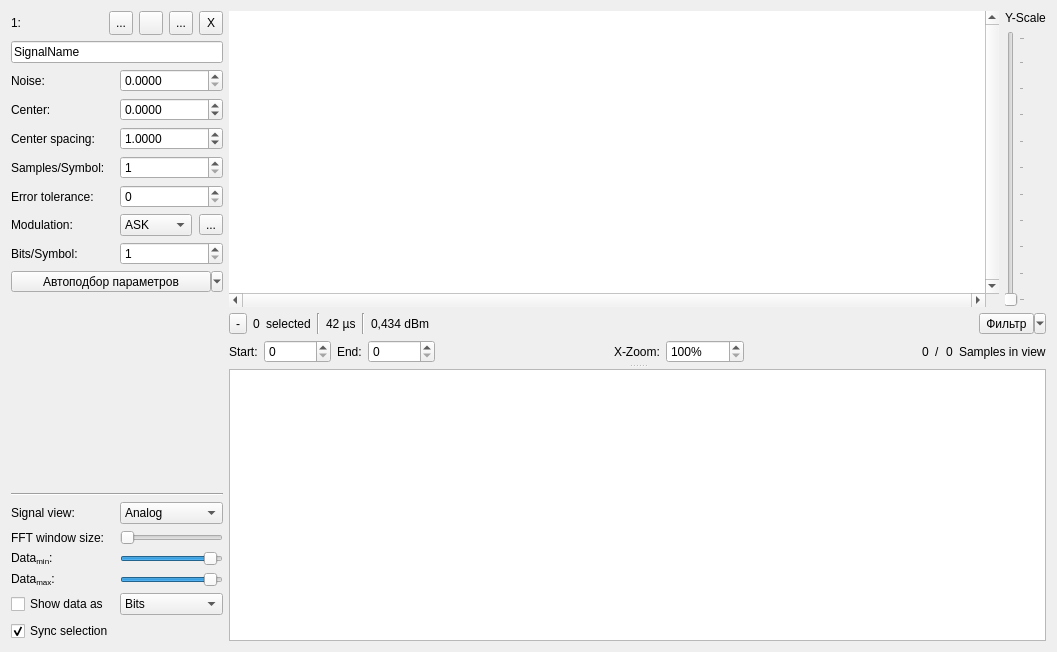
<?xml version="1.0" encoding="UTF-8"?>
<ui version="4.0">
 <class>SignalFrame</class>
 <widget class="QFrame" name="SignalFrame">
  <property name="geometry">
   <rect>
    <x>0</x>
    <y>0</y>
    <width>1057</width>
    <height>652</height>
   </rect>
  </property>
  <property name="sizePolicy">
   <sizepolicy hsizetype="Preferred" vsizetype="Maximum">
    <horstretch>0</horstretch>
    <verstretch>0</verstretch>
   </sizepolicy>
  </property>
  <property name="minimumSize">
   <size>
    <width>0</width>
    <height>0</height>
   </size>
  </property>
  <property name="maximumSize">
   <size>
    <width>16777215</width>
    <height>16777215</height>
   </size>
  </property>
  <property name="sizeIncrement">
   <size>
    <width>0</width>
    <height>0</height>
   </size>
  </property>
  <property name="baseSize">
   <size>
    <width>0</width>
    <height>0</height>
   </size>
  </property>
  <property name="mouseTracking">
   <bool>false</bool>
  </property>
  <property name="acceptDrops">
   <bool>true</bool>
  </property>
  <property name="windowTitle">
   <string>Frame</string>
  </property>
  <property name="autoFillBackground">
   <bool>false</bool>
  </property>
  <property name="styleSheet">
   <string notr="true"/>
  </property>
  <property name="frameShape">
   <enum>QFrame::NoFrame</enum>
  </property>
  <property name="frameShadow">
   <enum>QFrame::Raised</enum>
  </property>
  <property name="lineWidth">
   <number>1</number>
  </property>
  <layout class="QHBoxLayout" name="horizontalLayout">
   <item>
    <layout class="QGridLayout" name="gridLayout_2">
     <property name="sizeConstraint">
      <enum>QLayout::SetMinimumSize</enum>
     </property>
     <item row="17" column="0">
      <widget class="QLabel" name="lSignalViewText">
       <property name="sizePolicy">
        <sizepolicy hsizetype="Minimum" vsizetype="Preferred">
         <horstretch>0</horstretch>
         <verstretch>0</verstretch>
        </sizepolicy>
       </property>
       <property name="font">
        <font>
         <underline>false</underline>
        </font>
       </property>
       <property name="text">
        <string>Signal view:</string>
       </property>
      </widget>
     </item>
     <item row="11" column="1">
      <widget class="QSpinBox" name="spinBoxBitsPerSymbol">
       <property name="toolTip">
        <string>&lt;html&gt;&lt;head/&gt;&lt;body&gt;&lt;p&gt;&lt;span style=&quot; font-weight:600;&quot;&gt;Higher order&lt;/span&gt; modulations can carry &lt;span style=&quot; font-weight:600;&quot;&gt;multiple&lt;/span&gt; bits with &lt;span style=&quot; font-weight:600;&quot;&gt;each&lt;/span&gt; symbol. Configure &lt;span style=&quot; font-weight:600;&quot;&gt;how many&lt;/span&gt; bits are represented by a symbol. (Default = Binary modulation with one bit per symbol)&lt;/p&gt;&lt;/body&gt;&lt;/html&gt;</string>
       </property>
       <property name="minimum">
        <number>1</number>
       </property>
       <property name="maximum">
        <number>10</number>
       </property>
      </widget>
     </item>
     <item row="0" column="0" colspan="2">
      <layout class="QGridLayout" name="gridLayout">
       <item row="0" column="3">
        <widget class="QToolButton" name="btnSaveSignal">
         <property name="minimumSize">
          <size>
           <width>24</width>
           <height>24</height>
          </size>
         </property>
         <property name="maximumSize">
          <size>
           <width>24</width>
           <height>24</height>
          </size>
         </property>
         <property name="text">
          <string>...</string>
         </property>
         <property name="icon">
          <iconset theme="document-save">
           <normaloff>.</normaloff>.</iconset>
         </property>
        </widget>
       </item>
       <item row="0" column="2">
        <spacer name="horizontalSpacer_4">
         <property name="orientation">
          <enum>Qt::Horizontal</enum>
         </property>
         <property name="sizeHint" stdset="0">
          <size>
           <width>10</width>
           <height>20</height>
          </size>
         </property>
        </spacer>
       </item>
       <item row="0" column="9">
        <widget class="QToolButton" name="btnCloseSignal">
         <property name="sizePolicy">
          <sizepolicy hsizetype="Fixed" vsizetype="Fixed">
           <horstretch>0</horstretch>
           <verstretch>0</verstretch>
          </sizepolicy>
         </property>
         <property name="minimumSize">
          <size>
           <width>24</width>
           <height>24</height>
          </size>
         </property>
         <property name="maximumSize">
          <size>
           <width>24</width>
           <height>24</height>
          </size>
         </property>
         <property name="styleSheet">
          <string notr="true"/>
         </property>
         <property name="text">
          <string>X</string>
         </property>
         <property name="icon">
          <iconset theme="window-close">
           <normaloff>.</normaloff>.</iconset>
         </property>
        </widget>
       </item>
       <item row="0" column="1">
        <widget class="QLabel" name="lSignalTyp">
         <property name="sizePolicy">
          <sizepolicy hsizetype="Fixed" vsizetype="Preferred">
           <horstretch>0</horstretch>
           <verstretch>0</verstretch>
          </sizepolicy>
         </property>
         <property name="text">
          <string>&lt;Signaltyp&gt;</string>
         </property>
        </widget>
       </item>
       <item row="0" column="0">
        <widget class="QLabel" name="lSignalNr">
         <property name="sizePolicy">
          <sizepolicy hsizetype="Maximum" vsizetype="Fixed">
           <horstretch>0</horstretch>
           <verstretch>0</verstretch>
          </sizepolicy>
         </property>
         <property name="text">
          <string>1:</string>
         </property>
         <property name="wordWrap">
          <bool>false</bool>
         </property>
         <property name="margin">
          <number>0</number>
         </property>
         <property name="indent">
          <number>-1</number>
         </property>
        </widget>
       </item>
       <item row="0" column="6">
        <widget class="QToolButton" name="btnInfo">
         <property name="minimumSize">
          <size>
           <width>24</width>
           <height>24</height>
          </size>
         </property>
         <property name="maximumSize">
          <size>
           <width>24</width>
           <height>24</height>
          </size>
         </property>
         <property name="text">
          <string>...</string>
         </property>
         <property name="icon">
          <iconset theme="dialog-information">
           <normaloff>.</normaloff>.</iconset>
         </property>
        </widget>
       </item>
       <item row="0" column="5">
         <widget class="QToolButton" name="btnReplay">
         <property name="minimumSize">
          <size>
           <width>24</width>
           <height>24</height>
          </size>
         </property>
         <property name="maximumSize">
          <size>
           <width>24</width>
           <height>24</height>
          </size>
         </property>
         <property name="toolTip">
          <string>Повторить сигнал</string>
         </property>
         <property name="text">
          <string/>
         </property>
         <property name="icon">
          <iconset theme="media-playback-start">
           <normaloff>.</normaloff>.</iconset>
         </property>
        </widget>
       </item>
      </layout>
     </item>
     <item row="23" column="1">
      <widget class="QComboBox" name="cbProtoView">
       <item>
        <property name="text">
         <string>Bits</string>
        </property>
       </item>
       <item>
        <property name="text">
         <string>Hex</string>
        </property>
       </item>
       <item>
        <property name="text">
         <string>ASCII</string>
        </property>
       </item>
      </widget>
     </item>
     <item row="4" column="0">
      <widget class="QLabel" name="lCenterSpacing">
       <property name="toolTip">
        <string>&lt;html&gt;&lt;head/&gt;&lt;body&gt;&lt;p&gt;For &lt;span style=&quot; font-weight:600;&quot;&gt;higher order&lt;/span&gt; modulations (&amp;gt; 1 Bits/Symbol), there are &lt;span style=&quot; font-weight:600;&quot;&gt;multiple&lt;/span&gt; centers. We assume that the &lt;span style=&quot; font-weight:600;&quot;&gt;spacing&lt;/span&gt; between all possible symbols is &lt;span style=&quot; font-weight:600;&quot;&gt;constant&lt;/span&gt;. Therefore you configure the spacing between centers.&lt;/p&gt;&lt;/body&gt;&lt;/html&gt;</string>
       </property>
       <property name="text">
        <string>Center spacing:</string>
       </property>
      </widget>
     </item>
     <item row="8" column="1">
      <widget class="QSpinBox" name="spinBoxTolerance">
       <property name="minimumSize">
        <size>
         <width>100</width>
         <height>0</height>
        </size>
       </property>
       <property name="maximumSize">
        <size>
         <width>16777215</width>
         <height>16777215</height>
        </size>
       </property>
       <property name="toolTip">
        <string>&lt;html&gt;&lt;head/&gt;&lt;body&gt;&lt;p&gt;This is the error tolerance for determining the &lt;span style=&quot; font-weight:600;&quot;&gt;pulse lengths&lt;/span&gt; in the demodulated signal.&lt;/p&gt;&lt;p&gt;&lt;span style=&quot; font-weight:400; font-style:italic;&quot;&gt;Example:&lt;/span&gt; Say, we are reading a ones pulse and the tolerance value was set to 5. Then 5 errors (which must follow sequentially) are accepted.&lt;/p&gt;&lt;p&gt;Tune this value if you have &lt;span style=&quot; font-weight:600;&quot;&gt;spiky data&lt;/span&gt; after demodulation.&lt;/p&gt;&lt;/body&gt;&lt;/html&gt;</string>
       </property>
       <property name="maximum">
        <number>9999</number>
       </property>
      </widget>
     </item>
     <item row="5" column="0">
      <widget class="QLabel" name="lSamplesPerSymbol">
       <property name="sizePolicy">
        <sizepolicy hsizetype="Minimum" vsizetype="Preferred">
         <horstretch>0</horstretch>
         <verstretch>0</verstretch>
        </sizepolicy>
       </property>
       <property name="toolTip">
        <string>&lt;html&gt;&lt;head/&gt;&lt;body&gt;&lt;p&gt;This is the length of one symbol &lt;span style=&quot; font-weight:600;&quot;&gt;in samples&lt;/span&gt;. For &lt;span style=&quot; font-weight:600;&quot;&gt;binary modulations &lt;/span&gt;(default) this is the &lt;span style=&quot; font-weight:600;&quot;&gt;bit length&lt;/span&gt;.&lt;/p&gt;&lt;/body&gt;&lt;/html&gt;</string>
       </property>
       <property name="text">
        <string>Samples/Symbol:</string>
       </property>
       <property name="textInteractionFlags">
        <set>Qt::LinksAccessibleByMouse</set>
       </property>
      </widget>
     </item>
     <item row="8" column="0">
      <widget class="QLabel" name="lErrorTolerance">
       <property name="sizePolicy">
        <sizepolicy hsizetype="Minimum" vsizetype="Preferred">
         <horstretch>0</horstretch>
         <verstretch>0</verstretch>
        </sizepolicy>
       </property>
       <property name="minimumSize">
        <size>
         <width>0</width>
         <height>0</height>
        </size>
       </property>
       <property name="maximumSize">
        <size>
         <width>16777215</width>
         <height>16777215</height>
        </size>
       </property>
       <property name="toolTip">
        <string>&lt;html&gt;&lt;head/&gt;&lt;body&gt;&lt;p&gt;This is the error tolerance for determining the &lt;span style=&quot; font-weight:600;&quot;&gt;pulse lengths&lt;/span&gt; in the demodulated signal.&lt;/p&gt;&lt;p&gt;&lt;span style=&quot; font-weight:400; font-style:italic;&quot;&gt;Example:&lt;/span&gt; Say, we are reading a ones pulse and the tolerance value was set to 5. Then 5 errors (which must follow sequentially) are accepted.&lt;/p&gt;&lt;p&gt;Tune this value if you have &lt;span style=&quot; font-weight:600;&quot;&gt;spiky data&lt;/span&gt; after demodulation.&lt;/p&gt;&lt;/body&gt;&lt;/html&gt;</string>
       </property>
       <property name="text">
        <string>Error tolerance:</string>
       </property>
      </widget>
     </item>
     <item row="3" column="0">
      <widget class="QLabel" name="lCenterOffset">
       <property name="sizePolicy">
        <sizepolicy hsizetype="Minimum" vsizetype="Preferred">
         <horstretch>0</horstretch>
         <verstretch>0</verstretch>
        </sizepolicy>
       </property>
       <property name="minimumSize">
        <size>
         <width>0</width>
         <height>0</height>
        </size>
       </property>
       <property name="maximumSize">
        <size>
         <width>16777215</width>
         <height>16777215</height>
        </size>
       </property>
       <property name="toolTip">
        <string>&lt;html&gt;&lt;head/&gt;&lt;body&gt;&lt;p&gt;This is the threshold used for determining if a &lt;span style=&quot; font-weight:600;&quot;&gt;bit is one or zero&lt;/span&gt;. You can set it here or grab the middle of the area in &lt;span style=&quot; font-style:italic;&quot;&gt;Quadrature Demod View.&lt;/span&gt;&lt;/p&gt;&lt;/body&gt;&lt;/html&gt;</string>
       </property>
       <property name="whatsThis">
        <string/>
       </property>
       <property name="text">
        <string>Center:</string>
       </property>
      </widget>
     </item>
     <item row="10" column="0">
      <widget class="QLabel" name="labelModulation">
       <property name="toolTip">
        <string>&lt;html&gt;&lt;head/&gt;&lt;body&gt;&lt;p&gt;Choose signals modulation:&lt;/p&gt;&lt;ul&gt;&lt;li&gt;Amplitude Shift Keying (ASK)&lt;/li&gt;&lt;li&gt;Frequency Shift Keying (FSK)&lt;/li&gt;&lt;li&gt;Phase Shift Keying (PSK)&lt;/li&gt;&lt;/ul&gt;&lt;/body&gt;&lt;/html&gt;</string>
       </property>
       <property name="text">
        <string>Modulation:</string>
       </property>
      </widget>
     </item>
     <item row="17" column="1">
      <widget class="QComboBox" name="cbSignalView">
       <property name="sizePolicy">
        <sizepolicy hsizetype="Minimum" vsizetype="Fixed">
         <horstretch>0</horstretch>
         <verstretch>0</verstretch>
        </sizepolicy>
       </property>
       <property name="toolTip">
        <string>&lt;html&gt;&lt;head/&gt;&lt;body&gt;&lt;p&gt;Choose the view of your signal. Analog, Demodulated, Spectrogram or I/Q view.&lt;/p&gt;&lt;p&gt;The quadrature demodulation uses a &lt;span style=&quot; font-weight:600;&quot;&gt;threshold of magnitudes,&lt;/span&gt; to &lt;span style=&quot; font-weight:600;&quot;&gt;suppress noise&lt;/span&gt;. All samples with a magnitude lower than this threshold will be eliminated after demodulation.&lt;/p&gt;&lt;p&gt;Tune this value by selecting a &lt;span style=&quot; font-style:italic;&quot;&gt;noisy area&lt;/span&gt; and mark it as noise using &lt;span style=&quot; font-weight:600;&quot;&gt;context menu&lt;/span&gt;.&lt;/p&gt;&lt;p&gt;&lt;span style=&quot; font-weight:600;&quot;&gt;Signal colors&lt;/span&gt;:&lt;br/&gt;I =&amp;gt; &lt;span style=&quot; font-weight:600; color:#38bdf8;&quot;&gt;cyan&lt;/span&gt;&lt;br/&gt;Q =&amp;gt; &lt;span style=&quot; font-weight:600; color:#f59e0b;&quot;&gt;amber&lt;/span&gt;&lt;/p&gt;&lt;/body&gt;&lt;/html&gt;</string>
       </property>
       <item>
        <property name="text">
         <string>Analog</string>
        </property>
       </item>
       <item>
        <property name="text">
         <string>Demodulated</string>
        </property>
       </item>
       <item>
        <property name="text">
         <string>Spectrogram</string>
        </property>
       </item>
       <item>
        <property name="text">
         <string>I/Q view</string>
        </property>
       </item>
      </widget>
     </item>
     <item row="2" column="1">
      <widget class="QDoubleSpinBox" name="spinBoxNoiseTreshold">
       <property name="toolTip">
        <string>&lt;html&gt;&lt;head/&gt;&lt;body&gt;&lt;p&gt;Set the &lt;span style=&quot; font-weight:600;&quot;&gt;noise magnitude&lt;/span&gt; of your signal. You can tune this value to mute noise in your signal and reveal the true data.&lt;/p&gt;&lt;/body&gt;&lt;/html&gt;</string>
       </property>
       <property name="suffix">
        <string/>
       </property>
       <property name="decimals">
        <number>4</number>
       </property>
       <property name="maximum">
        <double>1.000000000000000</double>
       </property>
       <property name="singleStep">
        <double>0.000100000000000</double>
       </property>
      </widget>
     </item>
     <item row="4" column="1">
      <widget class="QDoubleSpinBox" name="spinBoxCenterSpacing">
       <property name="toolTip">
        <string>&lt;html&gt;&lt;head/&gt;&lt;body&gt;&lt;p&gt;For &lt;span style=&quot; font-weight:600;&quot;&gt;higher order&lt;/span&gt; modulations (&amp;gt; 1 Bits/Symbol), there are &lt;span style=&quot; font-weight:600;&quot;&gt;multiple&lt;/span&gt; centers. We assume that the &lt;span style=&quot; font-weight:600;&quot;&gt;spacing&lt;/span&gt; between all possible symbols is &lt;span style=&quot; font-weight:600;&quot;&gt;constant&lt;/span&gt;. Therefore you configure the spacing between centers.&lt;/p&gt;&lt;/body&gt;&lt;/html&gt;</string>
       </property>
       <property name="decimals">
        <number>4</number>
       </property>
       <property name="minimum">
        <double>0.000100000000000</double>
       </property>
       <property name="maximum">
        <double>5.000000000000000</double>
       </property>
       <property name="singleStep">
        <double>0.000100000000000</double>
       </property>
       <property name="value">
        <double>1.000000000000000</double>
       </property>
      </widget>
     </item>
     <item row="1" column="0" colspan="2">
      <widget class="QLineEdit" name="lineEditSignalName">
       <property name="sizePolicy">
        <sizepolicy hsizetype="Preferred" vsizetype="Fixed">
         <horstretch>0</horstretch>
         <verstretch>0</verstretch>
        </sizepolicy>
       </property>
       <property name="minimumSize">
        <size>
         <width>160</width>
         <height>0</height>
        </size>
       </property>
       <property name="maximumSize">
        <size>
         <width>16777215</width>
         <height>16777215</height>
        </size>
       </property>
       <property name="acceptDrops">
        <bool>false</bool>
       </property>
       <property name="text">
        <string>SignalName</string>
       </property>
      </widget>
     </item>
     <item row="10" column="1">
      <layout class="QHBoxLayout" name="horizontalLayout_5">
       <property name="spacing">
        <number>7</number>
       </property>
       <item>
        <widget class="QComboBox" name="cbModulationType">
         <property name="toolTip">
          <string>&lt;html&gt;&lt;head/&gt;&lt;body&gt;&lt;p&gt;Choose signals modulation:&lt;/p&gt;&lt;ul&gt;&lt;li&gt;Amplitude Shift Keying (ASK)&lt;/li&gt;&lt;li&gt;Frequency Shift Keying (FSK)&lt;/li&gt;&lt;li&gt;Phase Shift Keying (PSK)&lt;/li&gt;&lt;/ul&gt;&lt;/body&gt;&lt;/html&gt;</string>
         </property>
         <item>
          <property name="text">
           <string>ASK</string>
          </property>
         </item>
         <item>
          <property name="text">
           <string extracomment="effgfdg">FSK</string>
          </property>
         </item>
         <item>
          <property name="text">
           <string>PSK</string>
          </property>
         </item>
        </widget>
       </item>
       <item>
        <widget class="QToolButton" name="btnAdvancedModulationSettings">
         <property name="text">
          <string>...</string>
         </property>
         <property name="icon">
          <iconset theme="configure">
           <normaloff>.</normaloff>.</iconset>
         </property>
         <property name="iconSize">
          <size>
           <width>16</width>
           <height>16</height>
          </size>
         </property>
        </widget>
       </item>
      </layout>
     </item>
     <item row="24" column="0">
      <widget class="QCheckBox" name="chkBoxSyncSelection">
       <property name="toolTip">
        <string>If this is set to true, your selected protocol bits will show up in the signal view, and vice versa.</string>
       </property>
       <property name="text">
        <string>Sync selection</string>
       </property>
       <property name="checked">
        <bool>true</bool>
       </property>
      </widget>
     </item>
     <item row="21" column="0">
      <widget class="QLabel" name="labelSpectrogramMin">
       <property name="text">
        <string>Data&lt;sub&gt;min&lt;/sub&gt;:</string>
       </property>
      </widget>
     </item>
     <item row="22" column="0">
      <widget class="QLabel" name="labelSpectrogramMax">
       <property name="text">
        <string>Data&lt;sub&gt;max&lt;/sub&gt;:</string>
       </property>
      </widget>
     </item>
     <item row="23" column="0">
      <widget class="QCheckBox" name="chkBoxShowProtocol">
       <property name="toolTip">
        <string>Show the extracted protocol based on the parameters InfoLen, PauseLen and ZeroTreshold (in QuadratureDemod-View).

If you want your protocol to be better separated, edit the PauseLen using right-click menu from a selection in SignalView or ProtocolView.</string>
       </property>
       <property name="text">
        <string>Show data as</string>
       </property>
      </widget>
     </item>
     <item row="5" column="1">
      <widget class="QSpinBox" name="spinBoxSamplesPerSymbol">
       <property name="minimumSize">
        <size>
         <width>100</width>
         <height>0</height>
        </size>
       </property>
       <property name="toolTip">
        <string>&lt;html&gt;&lt;head/&gt;&lt;body&gt;&lt;p&gt;This is the length of one symbol &lt;span style=&quot; font-weight:600;&quot;&gt;in samples&lt;/span&gt;. For &lt;span style=&quot; font-weight:600;&quot;&gt;binary modulations &lt;/span&gt;(default) this is the &lt;span style=&quot; font-weight:600;&quot;&gt;bit length&lt;/span&gt;.&lt;/p&gt;&lt;/body&gt;&lt;/html&gt;</string>
       </property>
       <property name="minimum">
        <number>1</number>
       </property>
       <property name="maximum">
        <number>999999999</number>
       </property>
      </widget>
     </item>
     <item row="13" column="0" colspan="2">
      <widget class="QToolButton" name="btnAutoDetect">
       <property name="sizePolicy">
        <sizepolicy hsizetype="Preferred" vsizetype="Fixed">
         <horstretch>0</horstretch>
         <verstretch>0</verstretch>
        </sizepolicy>
       </property>
       <property name="toolTip">
        <string>&lt;html&gt;&lt;head/&gt;&lt;body&gt;&lt;p&gt;Automatically detect &lt;span style=&quot; font-weight:600;&quot;&gt;center&lt;/span&gt;, &lt;span style=&quot; font-weight:600;&quot;&gt;bit length&lt;/span&gt; and &lt;span style=&quot; font-weight:600;&quot;&gt;tolerance&lt;/span&gt;. You can also choose to additionally detect the &lt;span style=&quot; font-weight:600;&quot;&gt;noise&lt;/span&gt; and &lt;span style=&quot; font-weight:600;&quot;&gt;modulation&lt;/span&gt; when clicking this button.&lt;/p&gt;&lt;/body&gt;&lt;/html&gt;</string>
       </property>
       <property name="text">
        <string>Автоподбор параметров</string>
       </property>
       <property name="iconSize">
        <size>
         <width>16</width>
         <height>16</height>
        </size>
       </property>
       <property name="checkable">
        <bool>false</bool>
       </property>
       <property name="checked">
        <bool>false</bool>
       </property>
       <property name="popupMode">
        <enum>QToolButton::MenuButtonPopup</enum>
       </property>
       <property name="arrowType">
        <enum>Qt::NoArrow</enum>
       </property>
      </widget>
     </item>
     <item row="15" column="0" colspan="2">
      <widget class="Line" name="line">
       <property name="orientation">
        <enum>Qt::Horizontal</enum>
       </property>
      </widget>
     </item>
     <item row="21" column="1">
      <widget class="QSlider" name="sliderSpectrogramMin">
       <property name="sizePolicy">
        <sizepolicy hsizetype="Preferred" vsizetype="Fixed">
         <horstretch>0</horstretch>
         <verstretch>0</verstretch>
        </sizepolicy>
       </property>
       <property name="minimum">
        <number>-150</number>
       </property>
       <property name="maximum">
        <number>10</number>
       </property>
       <property name="orientation">
        <enum>Qt::Horizontal</enum>
       </property>
      </widget>
     </item>
     <item row="20" column="0">
      <widget class="QLabel" name="labelFFTWindowSize">
       <property name="text">
        <string>FFT window size:</string>
       </property>
      </widget>
     </item>
     <item row="22" column="1">
      <widget class="QSlider" name="sliderSpectrogramMax">
       <property name="sizePolicy">
        <sizepolicy hsizetype="Preferred" vsizetype="Fixed">
         <horstretch>0</horstretch>
         <verstretch>0</verstretch>
        </sizepolicy>
       </property>
       <property name="minimum">
        <number>-150</number>
       </property>
       <property name="maximum">
        <number>10</number>
       </property>
       <property name="orientation">
        <enum>Qt::Horizontal</enum>
       </property>
      </widget>
     </item>
     <item row="3" column="1">
      <widget class="QDoubleSpinBox" name="spinBoxCenterOffset">
       <property name="minimumSize">
        <size>
         <width>100</width>
         <height>0</height>
        </size>
       </property>
       <property name="maximumSize">
        <size>
         <width>16777215</width>
         <height>16777215</height>
        </size>
       </property>
       <property name="toolTip">
        <string>&lt;html&gt;&lt;head/&gt;&lt;body&gt;&lt;p&gt;This is the threshold used for determining if a &lt;span style=&quot; font-weight:600;&quot;&gt;bit is one or zero&lt;/span&gt;. You can set it here or grab the middle of the area in &lt;span style=&quot; font-style:italic;&quot;&gt;Quadrature Demod View&lt;/span&gt;.&lt;/p&gt;&lt;/body&gt;&lt;/html&gt;</string>
       </property>
       <property name="decimals">
        <number>4</number>
       </property>
       <property name="minimum">
        <double>-3.150000000000000</double>
       </property>
       <property name="maximum">
        <double>6.280000000000000</double>
       </property>
       <property name="singleStep">
        <double>0.000100000000000</double>
       </property>
      </widget>
     </item>
     <item row="2" column="0">
      <widget class="QLabel" name="labelNoise">
       <property name="toolTip">
        <string>&lt;html&gt;&lt;head/&gt;&lt;body&gt;&lt;p&gt;Set the &lt;span style=&quot; font-weight:600;&quot;&gt;noise magnitude&lt;/span&gt; of your signal. You can tune this value to mute noise in your signal and reveal the true data.&lt;/p&gt;&lt;/body&gt;&lt;/html&gt;</string>
       </property>
       <property name="text">
        <string>Noise:</string>
       </property>
      </widget>
     </item>
     <item row="14" column="0">
      <spacer name="verticalSpacer_2">
       <property name="orientation">
        <enum>Qt::Vertical</enum>
       </property>
       <property name="sizeHint" stdset="0">
        <size>
         <width>20</width>
         <height>40</height>
        </size>
       </property>
      </spacer>
     </item>
     <item row="20" column="1">
      <widget class="QSlider" name="sliderFFTWindowSize">
       <property name="sizePolicy">
        <sizepolicy hsizetype="Preferred" vsizetype="Fixed">
         <horstretch>0</horstretch>
         <verstretch>0</verstretch>
        </sizepolicy>
       </property>
       <property name="minimum">
        <number>6</number>
       </property>
       <property name="maximum">
        <number>15</number>
       </property>
       <property name="orientation">
        <enum>Qt::Horizontal</enum>
       </property>
      </widget>
     </item>
     <item row="11" column="0">
      <widget class="QLabel" name="lBitsPerSymbol">
       <property name="toolTip">
        <string>&lt;html&gt;&lt;head/&gt;&lt;body&gt;&lt;p&gt;&lt;span style=&quot; font-weight:600;&quot;&gt;Higher order&lt;/span&gt; modulations can carry &lt;span style=&quot; font-weight:600;&quot;&gt;multiple&lt;/span&gt; bits with &lt;span style=&quot; font-weight:600;&quot;&gt;each&lt;/span&gt; symbol. Configure &lt;span style=&quot; font-weight:600;&quot;&gt;how many&lt;/span&gt; bits are represented by a symbol. (Default = Binary modulation with one bit per symbol)&lt;/p&gt;&lt;/body&gt;&lt;/html&gt;</string>
       </property>
       <property name="text">
        <string>Bits/Symbol:</string>
       </property>
      </widget>
     </item>
    </layout>
   </item>
   <item>
    <widget class="QSplitter" name="splitter">
     <property name="sizePolicy">
      <sizepolicy hsizetype="Expanding" vsizetype="Expanding">
       <horstretch>0</horstretch>
       <verstretch>0</verstretch>
      </sizepolicy>
     </property>
     <property name="styleSheet">
      <string notr="true">QSplitter::handle:vertical {
margin: 4px 0px;
    background-color: qlineargradient(x1:0, y1:0, x2:1, y2:0, 
stop:0 rgba(255, 255, 255, 0), 
stop:0.5 rgba(100, 100, 100, 100), 
stop:1 rgba(255, 255, 255, 0));
	image: url(:/icons/icons/splitter_handle_horizontal.svg);
}</string>
     </property>
     <property name="frameShape">
      <enum>QFrame::NoFrame</enum>
     </property>
     <property name="lineWidth">
      <number>1</number>
     </property>
     <property name="orientation">
      <enum>Qt::Vertical</enum>
     </property>
     <property name="handleWidth">
      <number>6</number>
     </property>
     <property name="childrenCollapsible">
      <bool>false</bool>
     </property>
     <widget class="QWidget" name="layoutWidget">
      <layout class="QVBoxLayout" name="verticalLayout" stretch="0,0,0">
       <property name="sizeConstraint">
        <enum>QLayout::SetDefaultConstraint</enum>
       </property>
       <property name="bottomMargin">
        <number>0</number>
       </property>
       <item>
        <layout class="QHBoxLayout" name="horizontalLayout_2">
         <item>
          <widget class="QStackedWidget" name="stackedWidget">
           <property name="lineWidth">
            <number>0</number>
           </property>
           <property name="currentIndex">
            <number>0</number>
           </property>
           <widget class="QWidget" name="pageSignal">
            <layout class="QHBoxLayout" name="horizontalLayout_6">
             <property name="spacing">
              <number>0</number>
             </property>
             <property name="leftMargin">
              <number>0</number>
             </property>
             <property name="topMargin">
              <number>0</number>
             </property>
             <property name="rightMargin">
              <number>0</number>
             </property>
             <property name="bottomMargin">
              <number>0</number>
             </property>
             <item>
              <widget class="EpicGraphicView" name="gvSignal">
               <property name="enabled">
                <bool>true</bool>
               </property>
               <property name="sizePolicy">
                <sizepolicy hsizetype="Expanding" vsizetype="Expanding">
                 <horstretch>0</horstretch>
                 <verstretch>0</verstretch>
                </sizepolicy>
               </property>
               <property name="minimumSize">
                <size>
                 <width>0</width>
                 <height>150</height>
                </size>
               </property>
               <property name="maximumSize">
                <size>
                 <width>16777215</width>
                 <height>16777215</height>
                </size>
               </property>
               <property name="mouseTracking">
                <bool>true</bool>
               </property>
               <property name="focusPolicy">
                <enum>Qt::WheelFocus</enum>
               </property>
               <property name="contextMenuPolicy">
                <enum>Qt::DefaultContextMenu</enum>
               </property>
               <property name="autoFillBackground">
                <bool>false</bool>
               </property>
               <property name="styleSheet">
                <string notr="true"/>
               </property>
               <property name="frameShape">
                <enum>QFrame::NoFrame</enum>
               </property>
               <property name="frameShadow">
                <enum>QFrame::Raised</enum>
               </property>
               <property name="verticalScrollBarPolicy">
                <enum>Qt::ScrollBarAlwaysOn</enum>
               </property>
               <property name="horizontalScrollBarPolicy">
                <enum>Qt::ScrollBarAlwaysOn</enum>
               </property>
               <property name="interactive">
                <bool>false</bool>
               </property>
               <property name="renderHints">
                <set>QPainter::Antialiasing|QPainter::TextAntialiasing</set>
               </property>
               <property name="transformationAnchor">
                <enum>QGraphicsView::NoAnchor</enum>
               </property>
               <property name="resizeAnchor">
                <enum>QGraphicsView::NoAnchor</enum>
               </property>
               <property name="viewportUpdateMode">
                <enum>QGraphicsView::MinimalViewportUpdate</enum>
               </property>
               <property name="rubberBandSelectionMode">
                <enum>Qt::ContainsItemShape</enum>
               </property>
              </widget>
             </item>
            </layout>
           </widget>
           <widget class="QWidget" name="pageSpectrogram">
            <layout class="QHBoxLayout" name="horizontalLayout_4">
             <property name="spacing">
              <number>0</number>
             </property>
             <property name="leftMargin">
              <number>0</number>
             </property>
             <property name="topMargin">
              <number>0</number>
             </property>
             <property name="rightMargin">
              <number>0</number>
             </property>
             <property name="bottomMargin">
              <number>0</number>
             </property>
             <item>
              <widget class="SpectrogramGraphicView" name="gvSpectrogram">
               <property name="mouseTracking">
                <bool>true</bool>
               </property>
               <property name="frameShape">
                <enum>QFrame::NoFrame</enum>
               </property>
               <property name="interactive">
                <bool>false</bool>
               </property>
               <property name="renderHints">
                <set>QPainter::TextAntialiasing</set>
               </property>
               <property name="transformationAnchor">
                <enum>QGraphicsView::NoAnchor</enum>
               </property>
               <property name="viewportUpdateMode">
                <enum>QGraphicsView::MinimalViewportUpdate</enum>
               </property>
              </widget>
             </item>
            </layout>
           </widget>
           <widget class="QWidget" name="pageLoading">
            <layout class="QVBoxLayout" name="verticalLayout_2">
             <item>
              <widget class="QLabel" name="labelLoadingAutoInterpretation">
               <property name="font">
                <font>
                 <pointsize>12</pointsize>
                </font>
               </property>
               <property name="text">
                <string>&lt;html&gt;&lt;head/&gt;&lt;body&gt;&lt;p&gt;Running automatic detecting of demodulation parameters.&lt;/p&gt;&lt;p&gt;You can disable this behaviour for newly loaded signals by unchecking &lt;span style=&quot; font-weight:600;&quot;&gt;Edit&lt;/span&gt; -&amp;gt; &lt;span style=&quot; font-weight:600;&quot;&gt;Auto detect signals on loading&lt;/span&gt;.&lt;/p&gt;&lt;/body&gt;&lt;/html&gt;</string>
               </property>
               <property name="wordWrap">
                <bool>true</bool>
               </property>
              </widget>
             </item>
            </layout>
           </widget>
          </widget>
         </item>
         <item>
          <layout class="QVBoxLayout" name="verticalLayout_5">
           <item>
            <widget class="QLabel" name="lYScale">
             <property name="locale">
              <locale language="English" country="UnitedStates"/>
             </property>
             <property name="text">
              <string>Y-Scale</string>
             </property>
            </widget>
           </item>
           <item>
            <widget class="QSlider" name="sliderYScale">
             <property name="minimum">
              <number>1</number>
             </property>
             <property name="maximum">
              <number>100</number>
             </property>
             <property name="orientation">
              <enum>Qt::Vertical</enum>
             </property>
             <property name="tickPosition">
              <enum>QSlider::TicksBelow</enum>
             </property>
            </widget>
           </item>
          </layout>
         </item>
        </layout>
       </item>
       <item>
        <layout class="QHBoxLayout" name="horizontalLayout_3">
         <item>
          <widget class="QToolButton" name="btnShowHideStartEnd">
           <property name="sizePolicy">
            <sizepolicy hsizetype="Minimum" vsizetype="Preferred">
             <horstretch>0</horstretch>
             <verstretch>0</verstretch>
            </sizepolicy>
           </property>
           <property name="autoFillBackground">
            <bool>false</bool>
           </property>
           <property name="styleSheet">
            <string notr="true"/>
           </property>
           <property name="text">
            <string>-</string>
           </property>
           <property name="icon">
            <iconset theme="arrow-down-double">
             <normaloff>.</normaloff>.</iconset>
           </property>
           <property name="checkable">
            <bool>true</bool>
           </property>
          </widget>
         </item>
         <item>
          <widget class="QLabel" name="lNumSelectedSamples">
           <property name="toolTip">
            <string>Number of currently selected samples.</string>
           </property>
           <property name="text">
            <string>0</string>
           </property>
          </widget>
         </item>
         <item>
          <widget class="QLabel" name="lTextSelectedSamples">
           <property name="toolTip">
            <string>Number of currently selected samples.</string>
           </property>
           <property name="text">
            <string>selected</string>
           </property>
          </widget>
         </item>
         <item>
          <widget class="Line" name="line_3">
           <property name="orientation">
            <enum>Qt::Vertical</enum>
           </property>
          </widget>
         </item>
         <item>
          <widget class="QLabel" name="lDuration">
           <property name="toolTip">
            <string/>
           </property>
           <property name="text">
            <string>42 µs</string>
           </property>
          </widget>
         </item>
         <item>
          <widget class="Line" name="line_2">
           <property name="orientation">
            <enum>Qt::Vertical</enum>
           </property>
          </widget>
         </item>
         <item>
          <widget class="QLabel" name="labelRSSI">
           <property name="toolTip">
            <string>&lt;html&gt;&lt;head/&gt;&lt;body&gt;&lt;p&gt;This is the average signal power of the selection. The closer this value is to zero, the stronger the selected signal is.&lt;/p&gt;&lt;/body&gt;&lt;/html&gt;</string>
           </property>
           <property name="text">
            <string>0,434 dBm</string>
           </property>
          </widget>
         </item>
         <item>
          <spacer name="horizontalSpacer_3">
           <property name="orientation">
            <enum>Qt::Horizontal</enum>
           </property>
           <property name="sizeType">
            <enum>QSizePolicy::Expanding</enum>
           </property>
           <property name="sizeHint" stdset="0">
            <size>
             <width>40</width>
             <height>20</height>
            </size>
           </property>
          </spacer>
         </item>
         <item>
          <widget class="QToolButton" name="btnFilter">
           <property name="text">
            <string>Фильтр</string>
           </property>
           <property name="icon">
            <iconset theme="view-filter">
             <normaloff>.</normaloff>.</iconset>
           </property>
           <property name="popupMode">
            <enum>QToolButton::MenuButtonPopup</enum>
           </property>
           <property name="toolButtonStyle">
            <enum>Qt::ToolButtonTextBesideIcon</enum>
           </property>
           <property name="arrowType">
            <enum>Qt::NoArrow</enum>
           </property>
          </widget>
         </item>
        </layout>
       </item>
       <item>
        <layout class="QHBoxLayout" name="additionalInfos">
         <property name="spacing">
          <number>6</number>
         </property>
         <item>
          <widget class="QLabel" name="lStart">
           <property name="text">
            <string>Start:</string>
           </property>
          </widget>
         </item>
         <item>
          <widget class="QSpinBox" name="spinBoxSelectionStart">
           <property name="readOnly">
            <bool>false</bool>
           </property>
           <property name="maximum">
            <number>99999999</number>
           </property>
          </widget>
         </item>
         <item>
          <widget class="QLabel" name="lEnd">
           <property name="text">
            <string>End:</string>
           </property>
          </widget>
         </item>
         <item>
          <widget class="QSpinBox" name="spinBoxSelectionEnd">
           <property name="maximum">
            <number>99999999</number>
           </property>
          </widget>
         </item>
         <item>
          <spacer name="horizontalSpacer">
           <property name="orientation">
            <enum>Qt::Horizontal</enum>
           </property>
           <property name="sizeHint" stdset="0">
            <size>
             <width>40</width>
             <height>20</height>
            </size>
           </property>
          </spacer>
         </item>
         <item>
          <widget class="QLabel" name="lZoomText">
           <property name="sizePolicy">
            <sizepolicy hsizetype="Minimum" vsizetype="Minimum">
             <horstretch>0</horstretch>
             <verstretch>0</verstretch>
            </sizepolicy>
           </property>
           <property name="minimumSize">
            <size>
             <width>0</width>
             <height>0</height>
            </size>
           </property>
           <property name="maximumSize">
            <size>
             <width>16777215</width>
             <height>16777215</height>
            </size>
           </property>
           <property name="font">
            <font>
             <italic>false</italic>
             <underline>false</underline>
            </font>
           </property>
           <property name="toolTip">
            <string>&lt;html&gt;&lt;head/&gt;&lt;body&gt;&lt;p&gt;Current (relative) Zoom. Standard is 100%, if you zoom in, this factor increases. You can directly set a value in the spinbox or use the &lt;span style=&quot; font-weight:600;&quot;&gt;mousewheel to zoom&lt;/span&gt;.&lt;/p&gt;&lt;/body&gt;&lt;/html&gt;</string>
           </property>
           <property name="text">
            <string>X-Zoom:</string>
           </property>
           <property name="textFormat">
            <enum>Qt::PlainText</enum>
           </property>
           <property name="alignment">
            <set>Qt::AlignLeading|Qt::AlignLeft|Qt::AlignVCenter</set>
           </property>
          </widget>
         </item>
         <item>
          <widget class="QSpinBox" name="spinBoxXZoom">
           <property name="toolTip">
            <string>&lt;html&gt;&lt;head/&gt;&lt;body&gt;&lt;p&gt;Current (relative) Zoom. Standard is 100%, if you zoom in, this factor increases. You can directly set a value in the spinbox or use the &lt;span style=&quot; font-weight:600;&quot;&gt;mousewheel to zoom&lt;/span&gt;.&lt;/p&gt;&lt;/body&gt;&lt;/html&gt;</string>
           </property>
           <property name="suffix">
            <string>%</string>
           </property>
           <property name="minimum">
            <number>100</number>
           </property>
           <property name="maximum">
            <number>999999999</number>
           </property>
          </widget>
         </item>
         <item>
          <spacer name="horizontalSpacer_2">
           <property name="orientation">
            <enum>Qt::Horizontal</enum>
           </property>
           <property name="sizeHint" stdset="0">
            <size>
             <width>40</width>
             <height>20</height>
            </size>
           </property>
          </spacer>
         </item>
         <item>
          <widget class="QLabel" name="lSamplesInView">
           <property name="text">
            <string>0</string>
           </property>
          </widget>
         </item>
         <item>
          <widget class="QLabel" name="lStrich">
           <property name="text">
            <string>/</string>
           </property>
          </widget>
         </item>
         <item>
          <widget class="QLabel" name="lSamplesTotal">
           <property name="text">
            <string>0</string>
           </property>
          </widget>
         </item>
         <item>
          <widget class="QLabel" name="lSamplesViewText">
           <property name="text">
            <string>Samples in view</string>
           </property>
          </widget>
         </item>
        </layout>
       </item>
      </layout>
     </widget>
     <widget class="TextEditProtocolView" name="txtEdProto">
      <property name="sizePolicy">
       <sizepolicy hsizetype="Expanding" vsizetype="MinimumExpanding">
        <horstretch>0</horstretch>
        <verstretch>0</verstretch>
       </sizepolicy>
      </property>
      <property name="minimumSize">
       <size>
        <width>0</width>
        <height>80</height>
       </size>
      </property>
      <property name="maximumSize">
       <size>
        <width>16777215</width>
        <height>16777215</height>
       </size>
      </property>
      <property name="baseSize">
       <size>
        <width>0</width>
        <height>0</height>
       </size>
      </property>
      <property name="contextMenuPolicy">
       <enum>Qt::DefaultContextMenu</enum>
      </property>
      <property name="acceptDrops">
       <bool>false</bool>
      </property>
     </widget>
    </widget>
   </item>
  </layout>
 </widget>
 <customwidgets>
  <customwidget>
   <class>EpicGraphicView</class>
   <extends>QGraphicsView</extends>
   <header>urh.ui.views.EpicGraphicView.h</header>
  </customwidget>
  <customwidget>
   <class>TextEditProtocolView</class>
   <extends>QTextEdit</extends>
   <header>urh.ui.views.TextEditProtocolView.h</header>
  </customwidget>
  <customwidget>
   <class>SpectrogramGraphicView</class>
   <extends>QGraphicsView</extends>
   <header>urh.ui.views.SpectrogramGraphicView.h</header>
  </customwidget>
 </customwidgets>
 <tabstops>
  <tabstop>btnSaveSignal</tabstop>
  <tabstop>btnReplay</tabstop>
  <tabstop>btnInfo</tabstop>
  <tabstop>btnCloseSignal</tabstop>
  <tabstop>gvSignal</tabstop>
  <tabstop>lineEditSignalName</tabstop>
  <tabstop>spinBoxNoiseTreshold</tabstop>
  <tabstop>spinBoxCenterOffset</tabstop>
  <tabstop>spinBoxCenterSpacing</tabstop>
  <tabstop>spinBoxSamplesPerSymbol</tabstop>
  <tabstop>spinBoxTolerance</tabstop>
  <tabstop>cbModulationType</tabstop>
  <tabstop>spinBoxBitsPerSymbol</tabstop>
  <tabstop>btnAdvancedModulationSettings</tabstop>
  <tabstop>btnShowHideStartEnd</tabstop>
  <tabstop>btnAutoDetect</tabstop>
  <tabstop>txtEdProto</tabstop>
  <tabstop>cbSignalView</tabstop>
  <tabstop>sliderFFTWindowSize</tabstop>
  <tabstop>sliderSpectrogramMin</tabstop>
  <tabstop>sliderSpectrogramMax</tabstop>
  <tabstop>cbProtoView</tabstop>
  <tabstop>chkBoxShowProtocol</tabstop>
  <tabstop>chkBoxSyncSelection</tabstop>
  <tabstop>sliderYScale</tabstop>
  <tabstop>btnFilter</tabstop>
  <tabstop>spinBoxSelectionStart</tabstop>
  <tabstop>spinBoxSelectionEnd</tabstop>
  <tabstop>spinBoxXZoom</tabstop>
  <tabstop>gvSpectrogram</tabstop>
 </tabstops>
 <resources>
  <include location="urh.qrc"/>
 </resources>
 <connections/>
</ui>
